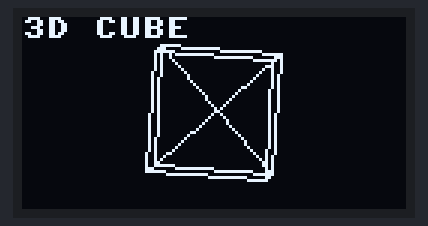
A program run on a simulated ESP32 board running MicroPython. On the bench: 128×64 one-colour display. Library files of the repository ran but are not shown: ssd1306.py.

Above: at 0.16 s.
At 0.91 s:
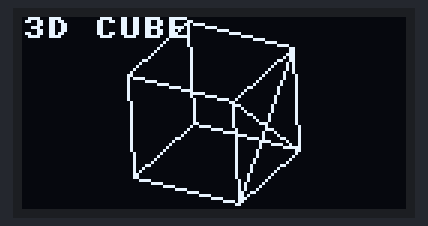
At 1.67 s:
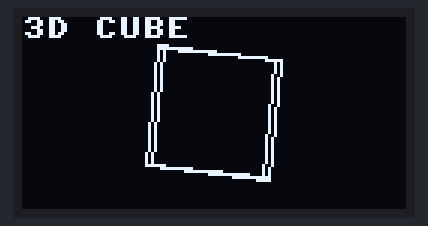
At 3.33 s:
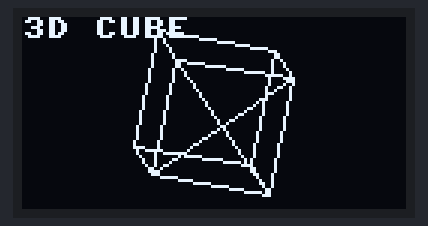
At 4.99 s:
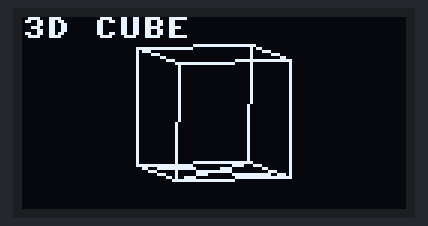
At 6.65 s:
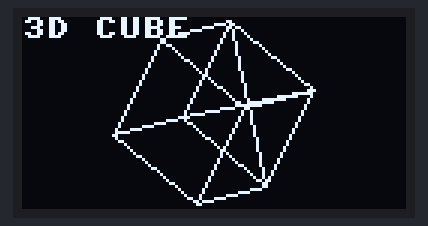

Measured:
- by itself, everything shown: repeats every 6.1 s, in 121 steps

The program:

lcd-cube.py
```python
# 3D CUBE MicroPython version with ESP32 and ssd1306 OLED
# See https://qiita.com/inachi/items/ceb3e8e12022a7cbdf7b

"""
このプログラムは、ESP32 と SSD1306 OLED ディスプレイを使用して、
3D の立方体を回転させて描画するデモを行います。

- 機能:
  - I2C 接続を介して SSD1306 OLED を初期化。
  - 3D 回転アルゴリズムを使用して、立方体の各頂点の座標を計算。
  - 立方体の各辺を OLED ディスプレイに描画。
  - Y軸、X軸、Z軸の順に立方体を回転。

- ハードウェア構成:
  - SDA ピン: GPIO 0
  - SCL ピン: GPIO 1
  - OLED ディスプレイの解像度: 128 x 64

- 使用ライブラリ:
  - `ssd1306` ライブラリ: OLED ディスプレイの制御。
  - `machine` モジュール: I2C と GPIO の制御。
  - `math`    モジュール: 三角関数を使用して座標を計算。

- 動作:
  立方体を 3°ずつ回転させ、OLED ディスプレイに動的に描画します。

- 依存関係:
  - MicroPython 環境。
  - `ssd1306` モジュール。
  - ESP32     マイクロコントローラ。
"""

from machine import Pin, I2C
import ssd1306

from micropython import const
from time import sleep_ms
from math import sin, cos

X = const(64)
Y = const(32)

f = [[0.0 for _ in range(3)] for _ in range(8)]
cube = ((-20,-20, 20), (20,-20, 20), (20,20, 20), (-20,20, 20),
        (-20,-20,-20), (20,-20,-20), (20,20,-20), (-20,20,-20))

# I2C設定 (I2C識別ID 0or1, SDA, SCL)
i2c = I2C(0, scl=Pin(1), sda=Pin(0), freq=200000)
oled = ssd1306.SSD1306_I2C(X * 2, Y * 2, i2c)

while True:
    for angle in range(0, 361, 3):  # 0 to 360 deg 3step
        for i in range(8):
            r  = angle * 0.0174532  # 1 degree
            x1 = cube[i][2] * sin(r) + cube[i][0] * cos(r)  # rotate Y
            ya = cube[i][1]
            z1 = cube[i][2] * cos(r) - cube[i][0] * sin(r)
            x2 = x1
            y2 = ya * cos(r) - z1 * sin(r)  # rotate X
            z2 = ya * sin(r) + z1 * cos(r)
            x3 = x2 * cos(r) - y2 * sin(r)  # rotate Z
            y3 = x2 * sin(r) + y2 * cos(r)
            z3 = z2
            x3 = x3 + X
            y3 = y3 + Y
            f[i][0] = x3  # store new values
            f[i][1] = y3
            f[i][2] = z3
        oled.fill(0)  # clear
        oled.line(int(f[0][0]), int(f[0][1]), int(f[1][0]), int(f[1][1]), 1)
        oled.line(int(f[1][0]), int(f[1][1]), int(f[2][0]), int(f[2][1]), 1)
        oled.line(int(f[2][0]), int(f[2][1]), int(f[3][0]), int(f[3][1]), 1)
        oled.line(int(f[3][0]), int(f[3][1]), int(f[0][0]), int(f[0][1]), 1)
        oled.line(int(f[4][0]), int(f[4][1]), int(f[5][0]), int(f[5][1]), 1)
        oled.line(int(f[5][0]), int(f[5][1]), int(f[6][0]), int(f[6][1]), 1)
        oled.line(int(f[6][0]), int(f[6][1]), int(f[7][0]), int(f[7][1]), 1)
        oled.line(int(f[7][0]), int(f[7][1]), int(f[4][0]), int(f[4][1]), 1)
        oled.line(int(f[0][0]), int(f[0][1]), int(f[4][0]), int(f[4][1]), 1)
        oled.line(int(f[1][0]), int(f[1][1]), int(f[5][0]), int(f[5][1]), 1)
        oled.line(int(f[2][0]), int(f[2][1]), int(f[6][0]), int(f[6][1]), 1)
        oled.line(int(f[3][0]), int(f[3][1]), int(f[7][0]), int(f[7][1]), 1)
        oled.line(int(f[1][0]), int(f[1][1]), int(f[3][0]), int(f[3][1]), 1)  # cross
        oled.line(int(f[0][0]), int(f[0][1]), int(f[2][0]), int(f[2][1]), 1)  # cross
        oled.text('3D CUBE', 0, 0)
        oled.show()  # display
        sleep_ms(1)
```
